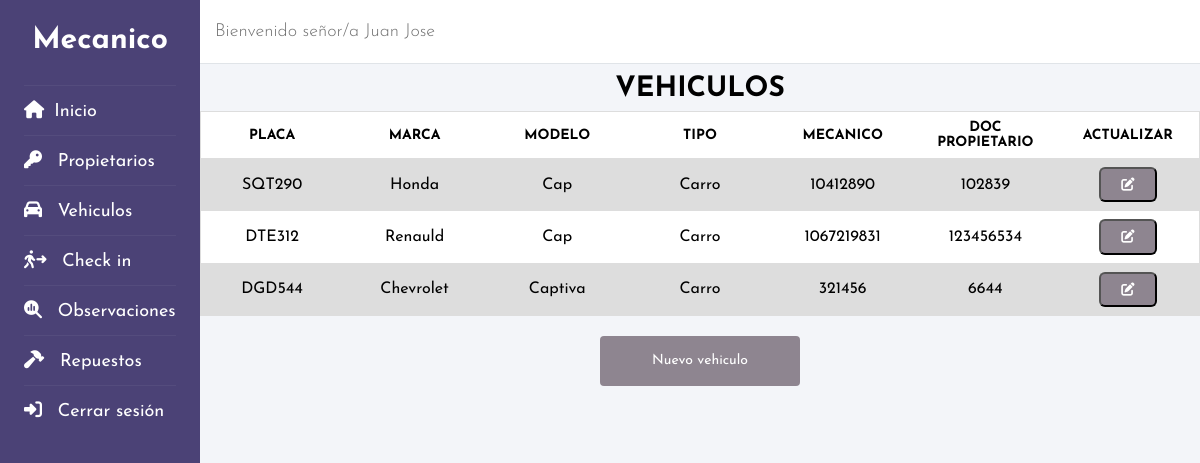
The app's page /codigo/neg_dat_consultar_vehiculos_mecanico.php (signed in) with its own data.
### tables this page shows
create table vehiculos (
    id_vehiculo int (20) primary key not null auto_increment,
    placa varchar (6) not null,
    marca text (25) not null,
    modelo varchar (10) not null,
    tipo_de_vehiculo text (10) not null,
    mecanico int(12) not null,
    doc_propietario int (10) not null
);

### codigo/neg_dat_consultar_vehiculos_mecanico.php (the view, shortened to what this page needs)
<!DOCTYPE html>
<html lang="es">
<head>
    <link rel="stylesheet" href="css/Style_consultas.css">
</head>
<body>
<?php include('header_mecanico.php');?>
    <main class="container-table">
    <?php class Vehiculos
    {
        public function consultar ()
        {
        include ("conexion.php");
        echo "<table class='table'>";
        $sql = "SELECT * FROM vehiculos";
	    if(!$result = $db->query($sql)):
		    die('Hay un error primera consulta!!! ['.$db->error.']');
        endif;
        echo "<caption>Vehiculos</caption>";
        echo "<tbody>";
            echo "<tr class='table-header'>";
                echo "<th>Placa</th>";
                echo "<th>Marca</th>";
                echo "<th>Modelo</th>";
                echo "<th>Tipo</th>";
                echo "<th>Mecanico</th>";
                echo "<th>Doc propietario</th>";
                echo "<th>Actualizar</th>";
            echo "</tr>";
        while ($row=$result->fetch_assoc()):
            $placa=stripslashes($row["placa"]);
            $marca=stripslashes($row["marca"]);
            $modelo=stripslashes($row["modelo"]);
            $tipo_de_vehiculo=stripslashes($row["tipo_de_vehiculo"]);
            $mecanico=stripslashes($row["mecanico"]);
            $doc_propietario=stripslashes($row["doc_propietario"]);
            echo "<tr>";
                echo "<td data-label='Placa'>$placa</td>";
                echo "<td data-label='Marca'>$marca</td>";
                echo "<td data-label='Modelo'>$modelo</td>";
                echo "<td data-label='Tipo'>$tipo_de_vehiculo</td>";
                echo "<td data-label='Mecanico'>$mecanico</td>";
                echo "<td data-label='Doc propietario'>$doc_propietario</td>";
                echo "<td data-label='Actualizar'>";
                    echo "<form method='POST' action='pres_neg_dat_actualizar_vehiculos_mecanico.php'>";
                    echo "<button  class='btn_table fa-solid fa-pen-to-square' type='submit' Value='Actualizar'></button>";
                    echo "</form>";
                echo "</td>";
            echo "</tr>";
        endwhile;
            echo" </tbody>";
        echo "</table>";
        }
    }
    $nuevo = new Vehiculos();
    $nuevo -> consultar();
    ?>
        <a class="btn_bottom" href="pres_registro_vehiculos.php">Nuevo vehiculo</a>
    </main>
</body>
</html>

### codigo/css/Style_consultas.css (style rules this page uses)
.container-table { width: 100%; margin: auto; }
.table { width: 100%; border: 0px; background-color: white; border-collapse: collapse; table-layout: fixed; }
.table caption { font-size: 2.2rem; text-transform: uppercase; font-weight: bold; margin: 8px 0; }
.table tr { display: block; background-color: #f8f8f8; margin-bottom: 8px; border-bottom: 4px solid #ddd; }
.table th, .table td { font-size: 1.2rem; padding: 8px; text-align: center; }
.table .table-header { display: none; }
.table .table-header th { text-transform: uppercase; background-color: white; color: black; }
.table td { display: block; border-bottom: 1px solid #ddd; text-align: right; }
.table td:last-child { border-bottom: 0px; }
.table td::before { content: attr(data-label); font-weight: bold; float: left; }
.btn_table { background-color: #8e8590; padding: 9px 20px; color: #fff; border-radius: 6px; text-decoration: 0; cursor: pointer; }
.btn_bottom { display: flex; justify-content: center; font-size: 1.4rem; margin-top: 20px; padding: 10px 0; background-color: #8e8590; color: white; }

### codigo/css/Style_header.css (style rules this page uses)
* { margin: 0; padding: 0; text-decoration: none; font-family: 'Josefin Sans', sans-serif; box-sizing: border-box; }
html { font-size: 62.5%; }
body { background-color: #f3f5f9; }

### codigo/css/Style_desktop.css (style rules this page uses)
main { margin-left: 200px; }
.container-table { display: flex; flex-direction: column; align-items: center; width: calc(100% - 200px); margin-left: 200px; }
.table { border: 1px solid #cccc; }
.table caption { font-size: 2.8rem; }
.table .table-header { display: table-row; }
.table .table-header th { font-size: 1.1rem; }
.table tr { display: table-row; border: 1px solid #ddd; background: white; }
.table tr:nth-child(even) { background-color: #ddd; }
.table th, .table td { font-size: 1.6rem; text-align: center; }
.table td { display: table-cell; }
.table td::before { content: none; font-weight: normal; float: none; }
.btn_bottom { align-items: center; width: 200px; height: 50px; border-radius: 4px; }
@media screen and (min-width:1200px) { .table .table-header th { font-size: 1.4rem; } }

### records on screen
vehiculos: placa "SQT290", marca "Honda", modelo "Cap", tipo_de_vehiculo "Carro", mecanico "10412890", doc_propietario "102839"
vehiculos: placa "DTE312", marca "Renauld", modelo "Cap", tipo_de_vehiculo "Carro", mecanico "1067219831", doc_propietario "123456534"
vehiculos: placa "DGD544", marca "Chevrolet", modelo "Captiva", tipo_de_vehiculo "Carro", mecanico "321456", doc_propietario "6644"

### other values on screen
$_SESSION['nombre_usuario'] "Juan Jose"
